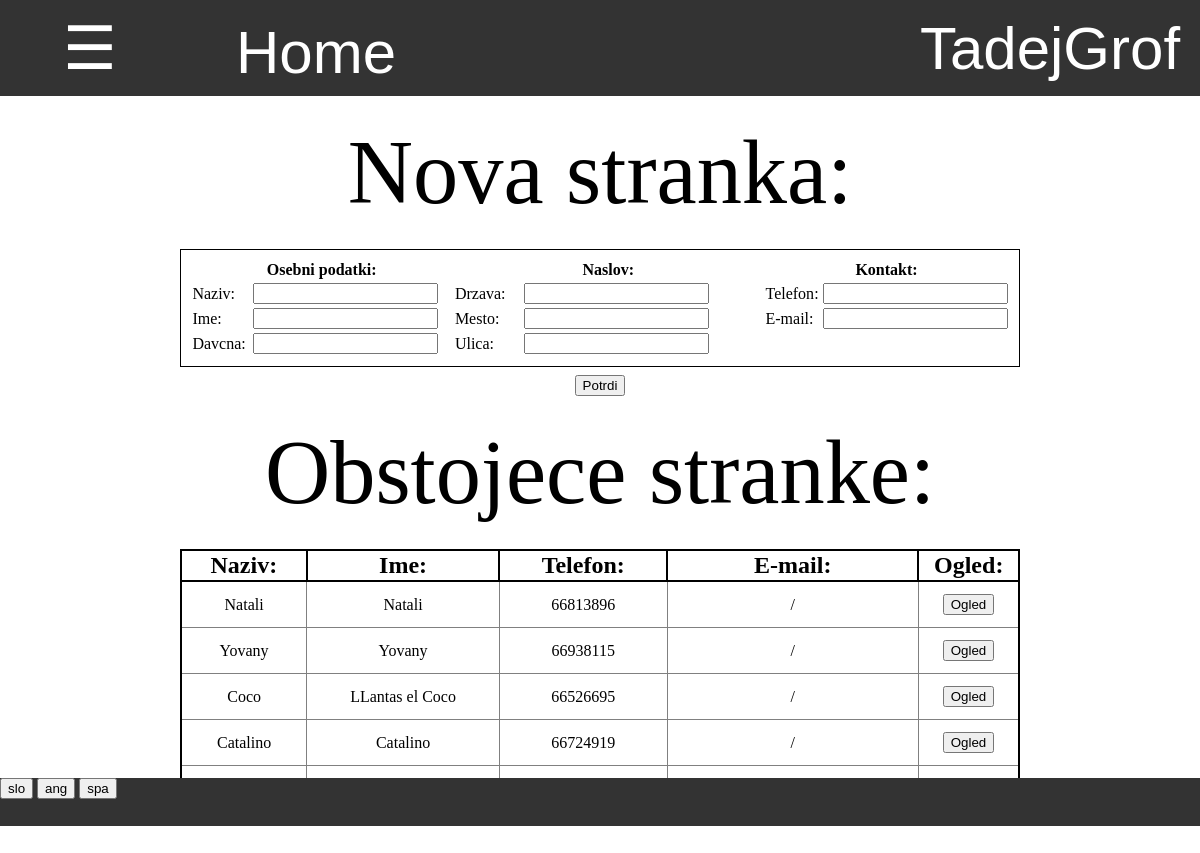
The page /pregled_strank/ (signed in) on the database its author committed.
### program/models.py (models this page shows)
class Profil(models.Model):
    user = models.OneToOneField(User,on_delete=models.CASCADE)
    jezik =  models.CharField(default="spa",max_length=3, choices=JEZIKI)
    stranka = models.OneToOneField(Stranka, on_delete=models.CASCADE, default=None, null=True, blank=True)

### prodaja/models.py (models this page shows, shortened)
class Stranka(models.Model):
    prodaja = models.ForeignKey(Prodaja, default=1, on_delete=models.CASCADE)
    naziv = models.CharField(default="", max_length=30)
    ime = models.CharField(default="", max_length=30)
    telefon = models.CharField(default="", max_length=20)
    mail = models.CharField(default="",max_length=40)
    naslov = models.OneToOneField(Naslov, on_delete=models.CASCADE, default=0)
    davcna = models.CharField(default="", max_length=30)
    status = models.CharField(default='aktivno',max_length=10)
    stevilo_kupljenih = models.IntegerField(default=0)
    skupna_cena_kupljenih = models.DecimalField(decimal_places=1,max_digits=5,default=0)

### program/pregled_views.py (the view)
# urls.py: path('', pregled_views.pregled_strank, name='pregled_strank'),
def pregled_strank(request):
    stranke = Stranka.objects.all().filter(status = 'aktivno').order_by('skupna_cena_kupljenih')
    return pokazi_stran(request, 'pregled/pregled_strank.html', {'stranke': stranke})

### program/models.py (called while the page is built)
    @property
    def vrni_jezike(self):
        return JEZIKI

### request_funkcije.py (called while the page is built)
def vrni_slovar(request):
    with open('slovar.json') as dat:
        slovar = json.load(dat)
    return slovar

def pokazi_stran(request, html, baze={}):
    je_stranka = False
    program = Program.objects.first()
    zaloga = Zaloga.objects.first()
    if request.user.profil.stranka != None:
        je_stranka = True
    slovar = {'je_stranka':je_stranka,'program':program,'slovar':vrni_slovar(request),'jezik':request.user.profil.jezik}
    slovar.update(baze)
    if not 'zaloga' in baze:
        slovar.update({'zaloga':zaloga})
    slovar.update({'zaloga_pk':slovar['zaloga'].pk})
    return render(request, html, slovar)

### zaloga/templatetags/zaloga_exstras.py (called while the page is built)
@register.filter
def keyvalue(dict, key):
    return dict[key]

### program/templates/pregled/pregled_strank.html (shortened to what this page needs)
{% extends 'program/base.html' %}
{% load zaloga_exstras %}
{% block content %}
    {% if perms.prodaja.add_stranka %}
    <div class="title" style="margin-top:2%;font-size:5vh">
        {{slovar|keyvalue:'Nova stranka'|keyvalue:jezik}}:
    </div>
    <div style="display:inline-block;width:70%;text-align:center;margin-top:2%">
        <table style="padding:1%;border:1px solid black" class="tabela_podatkov">
            <tr>
                <th width="33%" colspan="2"> {{slovar|keyvalue:'Osebni podatki'|keyvalue:jezik}}: </th>
                <th width="42%" colspan="2"> {{slovar|keyvalue:'Naslov'|keyvalue:jezik}}: </th>
                <th width="25%" colspan="2"> {{slovar|keyvalue:'Kontakt'|keyvalue:jezik}}: </th>
            </tr>
            <tr>
                <td> {{slovar|keyvalue:'Naziv'|keyvalue:jezik}}: </td>
                <td> <input form="nova_stranka" name="naziv" type="text" required autocomplete="off"> </td>
                <td> {{slovar|keyvalue:'Drzava'|keyvalue:jezik}}: </td>
                <td> <input form="nova_stranka" name="drzava" type="text" required autocomplete="off"> </td>
                <td> {{slovar|keyvalue:'Telefon'|keyvalue:jezik}}: </td>
                <td> <input form="nova_stranka" name="telefon" type="text" autocomplete="off"> </td>
            </tr>
            <tr>
                <td> {{slovar|keyvalue:'Ime'|keyvalue:jezik}}: </td>
                <td> <input form="nova_stranka" name="ime" type="text" required autocomplete="off"> </td>
                <td> {{slovar|keyvalue:'Mesto'|keyvalue:jezik}}: </td>
                <td> <input form="nova_stranka" name="mesto" type="text" required autocomplete="off"> </td>
                <td> {{slovar|keyvalue:'E-mail'|keyvalue:jezik}}: </td>
                <td> <input form="nova_stranka" name="mail" type="text" autocomplete="off"> </td>
            </tr>
            <tr>
                <td> {{slovar|keyvalue:'Davcna'|keyvalue:jezik}}: </td>
                <td> <input form="nova_stranka" name="davcna" type="text" autocomplete="off"> </td>
                <td> {{slovar|keyvalue:'Ulica'|keyvalue:jezik}}: </td>
                <td> <input form="nova_stranka" name="naslov" type="text" required autocomplete="off"> </td>
            </tr>
        </table>
        <form id="nova_stranka" action="{% url 'nova_stranka' %}" method="POST">
            <input type="submit" value="{{slovar|keyvalue:'Potrdi'|keyvalue:jezik}}">
        </form>
    </div>
    {% endif %}
    <div class="title" style="font-size:5vh;margin:2%;">
        {{slovar|keyvalue:'Obstojece stranke'|keyvalue:jezik}}:
    </div>
    <div style="display:inline-block;width:70%;text-align:center">
        <table class="tabela_vnosov">
            <tr>
                <th width="15%"> {{slovar|keyvalue:'Naziv'|keyvalue:jezik}}: </th>
                <th width="23%"> {{slovar|keyvalue:'Ime'|keyvalue:jezik}}: </th>
                <th width="20%"> {{slovar|keyvalue:'Telefon'|keyvalue:jezik}}: </th>
                <th width="30%"> {{slovar|keyvalue:'E-mail'|keyvalue:jezik}}: </th>
                <th width="12%"> {{slovar|keyvalue:'Ogled'|keyvalue:jezik}}: </th>
            </tr>
            {% for stranka in stranke %}
                <tr>
                    <td> {{stranka.naziv}} </td>
                    <td> {{stranka.ime}} </td>
                    <td> {{stranka.telefon}} </td>
                    <td style="overflow:hidden"> {{stranka.mail}} </td>
                    <td>
                        <form action="{% url 'ogled_stranke' stranka.pk %}" method="GET">
                            <input type="submit" value="{{slovar|keyvalue:'Ogled'|keyvalue:jezik}}">
                        </form>
                    </td>
                </tr>
            {% endfor %}
        </table>
    </div>
{% endblock %}

### program/templates/css/navbar.html (shortened to what this page needs)
{% load zaloga_exstras %}
<div id="navbar" class="navbar">
    {% if je_stranka %}
        <div style="display:inline-block;width:28%"><a href="{% url 'stranka_pregled_narocil' %}" style="width:100%"> Pregled narocil </a></div>
        <div style="display:inline-block;width:22%"><a href="{% url 'stranka_zgodovina' %}" style="width:100%"> Zgodovina </a></div>
        <a style="width:15%" href="/">Home</a>
    {% else %}
        <button onclick="odpri()" class="nav" style="width:15%"> ☰ </button>
        <a style="width:20%" href="/">Home</a>
    {% endif %}
    <div class="racun dropdown" id="racun">
        <button class="dropbtn" >{{ user.get_username }}
        </button>
    </div>
</div>

### program/static/css/footer.css (style rules this page uses)
div { margin: 0%; padding: 0%; }
div input { margin: 0%; }
div form { margin:0%; padding: 0% }

### program/templates/program/base.html (style rules this page uses)
body { margin: 0%; padding: 0%; overflow:hidden; }
div { margin: 0%; padding: 0%; }

### program/templates/css/tabele.html (style rules this page uses)
table.tabela_vnosov { width:100%; border-spacing:0; border: 2px solid black; border-collapse: collapse; padding:0.5%; table-layout:"fixed" }
table.tabela_vnosov th { border: 2px solid black; border-collapse: collapse; font-size: 150%; }
table.tabela_vnosov td { font-size: 100%; text-align: center; border: 1px solid grey; padding: 1vmin; border-collapse: collapse; }
table.tabela_podatkov { width:100%; margin-bottom:1%; }

### program/templates/css/navbar.html (style rules this page uses)
.navbar { overflow: hidden; background-color: #333; font-family: Arial; height:12% }
.navbar a { float: left; font-size: 5vmin; color: white; text-align: center; padding: 18px 16px; text-decoration:none; height:100%; }
.navbar .dropdown, .nav { float: left; height:100%; width:100%; margin:0; overflow:hidden; }
.navbar .dropdown .dropbtn, .nav { font-size: 5vmin; border: none; outline: none; color: white; padding: 12px 16px; width:100%; height:100%; background-color: inherit; font-family: inherit; margin: 0; }
.navbar .racun { float:right; width:300px; overflow:hidden }

### rows shown on the page
Profil: jezik "Nova stranka", jezik "Osebni podatki", jezik "Naslov", jezik "Kontakt", jezik "Naziv", jezik "Drzava", jezik "Telefon", jezik "Ime", jezik "Mesto", jezik "E-mail", jezik "Davcna", jezik "Ulica", jezik "Potrdi", jezik "Obstojece stranke", jezik "Ogled"
Stranka: naziv "Natali", ime "Natali", telefon "66813896", mail "/"
Stranka: naziv "Yovany", ime "Yovany", telefon "66938115", mail "/"
Stranka: naziv "Coco", ime "LLantas el Coco", telefon "66526695", mail "/"
Stranka: naziv "Catalino", ime "Catalino", telefon "66724919", mail "/"

### other values the page prints
{{ user.get_username }} "TadejGrof"
